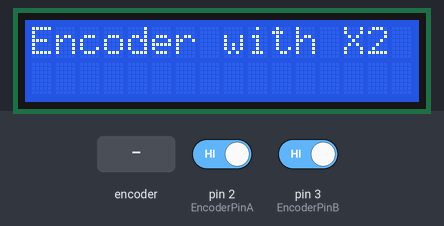
A sketch run on a simulated Arduino Uno, built with avr-gcc and run on an emulated ATmega328P. On the bench: 16×2 character LCD. Inputs (shaded band) come from the test bench; at power-on: pin 2 (EncoderPinA) HIGH, pin 3 (EncoderPinB) HIGH.

Above: at 1.2 s.
1.3 s: rotary encoder on pin 2 (EncoderPinA) / pin 3 (EncoderPinB) turned 3 steps (first pin leading)
At 2.1 s:
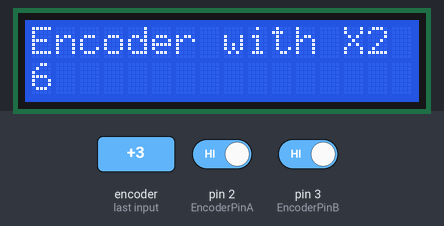
3.4 s: rotary encoder on pin 2 (EncoderPinA) / pin 3 (EncoderPinB) turned 1 step (first pin leading)
At 3.41 s:
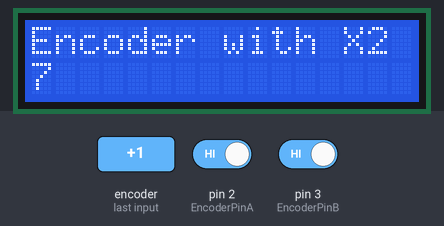
5.1 s: rotary encoder on pin 2 (EncoderPinA) / pin 3 (EncoderPinB) turned 1 step (first pin leading)
At 5.9 s:
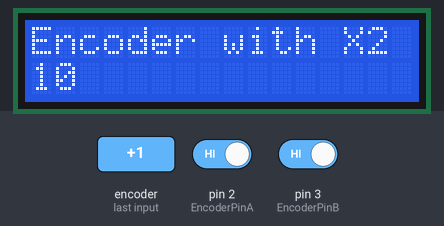
Timing chart, 0 to 8.1 s (numbered marks = the images above; inputs shaded):
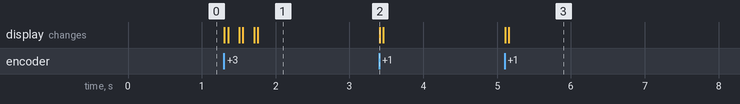

Measured:
- after the input at 1.3 s, the display: first changes at once (image 1 shows a later state)
- after the input at 3.4 s, the display: changes at once (image 2)
- after the input at 5.1 s, the display: first changes at once (image 3 shows a later state)

The sketch:

EncoderX2.ino
```cpp
//Code Encoder in X2 format plus LCD
// ProStrain Technologies
// By Zharif Zubaidi
// Please contact us at info@prostrain.com.my if you have any inquiries.

 /*The LCD circuit:
 * LCD RS pin to digital pin 12
 * LCD Enable pin to digital pin 11
 * LCD D4 pin to digital pin 5
 * LCD D5 pin to digital pin 4
 * LCD D6 pin to digital pin 6
 * LCD D7 pin to digital pin 7
*/

// include the library code:
#include <LiquidCrystal.h>

// initialize the library by associating any needed LCD interface pin
// with the arduino pin number it is connected to
const int rs = 12, en = 11, d4 = 5, d5 = 4, d6 = 6, d7 = 7;
LiquidCrystal lcd(rs, en, d4, d5, d6, d7);

//Define Pins. Constants won't change. They're used here to set pin numbers. Pin 20 & 21 is interrupt
const int EncoderPinA = 2;   // Encoder Pin A. Interrupt 2
const int EncoderPinB = 3;  // Encoder Pin B. Interrupt 3
//Initialize Variables
volatile int counts = 0; //counts the encoder counts. The encoder has counts/rev

void setup(){
  //Serial.begin(115200);
  pinMode(EncoderPinA, INPUT); //initialize Encoder Pins
  pinMode(EncoderPinB, INPUT);
  digitalWrite(EncoderPinA, HIGH); //initialize Pin States
  digitalWrite(EncoderPinB, HIGH);
  attachInterrupt(digitalPinToInterrupt(EncoderPinA), readEncoder, CHANGE); //attach interrupt to PIN 21
  // set up the LCD's number of columns and rows:
  lcd.begin(16, 2);
  // Print a message to the LCD.
  lcd.print("Encoder with X2 Encoding:");
}

void loop() {
}

void readEncoder() //this function is triggered by the encoder CHANGE, and increments the encoder counter
{
  if(digitalRead(EncoderPinB) == digitalRead(EncoderPinA) )
  {
    counts = counts-1; //you may need to redefine positive and negative directions
  }
  else
  {
    counts = counts+1;
  }
  lcd.clear();
  delay(1);
  lcd.setCursor(0, 0);
  lcd.print("Encoder with X2 Encoding:");
  lcd.setCursor(0, 1);
  lcd.print(counts);
}
```
